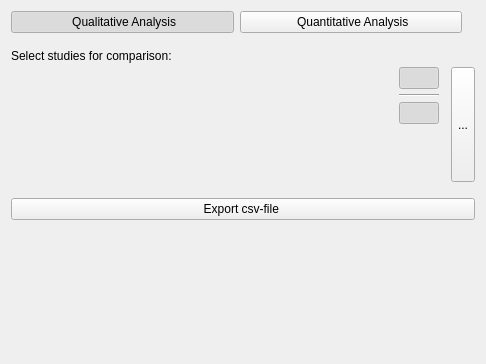
<?xml version="1.0" encoding="UTF-8"?>
<ui version="4.0">
 <class>qSlicerLongitudinalPETCTAnalysisSettingsWidget</class>
 <widget class="QWidget" name="qSlicerLongitudinalPETCTAnalysisSettingsWidget">
  <property name="geometry">
   <rect>
    <x>0</x>
    <y>0</y>
    <width>486</width>
    <height>364</height>
   </rect>
  </property>
  <property name="windowTitle">
   <string>Form</string>
  </property>
  <layout class="QVBoxLayout" name="verticalLayout">
   <property name="spacing">
    <number>16</number>
   </property>
   <item>
    <layout class="QHBoxLayout" name="horizontalLayout" stretch="1,1,0">
     <property name="spacing">
      <number>6</number>
     </property>
     <item>
      <widget class="QPushButton" name="ButtonQualitativeAnalysis">
       <property name="sizePolicy">
        <sizepolicy hsizetype="Expanding" vsizetype="Fixed">
         <horstretch>0</horstretch>
         <verstretch>0</verstretch>
        </sizepolicy>
       </property>
       <property name="toolTip">
        <string>Click here for Qualitative Analysis</string>
       </property>
       <property name="text">
        <string> Qualitative Analysis</string>
       </property>
       <property name="icon">
        <iconset resource="../qSlicerLongitudinalPETCTModule.qrc">
         <normaloff>:/Icons/qual_icon.png</normaloff>:/Icons/qual_icon.png</iconset>
       </property>
       <property name="iconSize">
        <size>
         <width>24</width>
         <height>24</height>
        </size>
       </property>
       <property name="checkable">
        <bool>true</bool>
       </property>
       <property name="checked">
        <bool>true</bool>
       </property>
       <property name="flat">
        <bool>false</bool>
       </property>
       <attribute name="buttonGroup">
        <string notr="true">ButtonGroupAnalysisType</string>
       </attribute>
      </widget>
     </item>
     <item>
      <widget class="QPushButton" name="ButtonQuantitativeAnalysis">
       <property name="sizePolicy">
        <sizepolicy hsizetype="Expanding" vsizetype="Fixed">
         <horstretch>0</horstretch>
         <verstretch>0</verstretch>
        </sizepolicy>
       </property>
       <property name="toolTip">
        <string>Click here for Quantitative Analysis</string>
       </property>
       <property name="text">
        <string> Quantitative Analysis</string>
       </property>
       <property name="icon">
        <iconset resource="../qSlicerLongitudinalPETCTModule.qrc">
         <normaloff>:/Icons/LongPETCT.png</normaloff>:/Icons/LongPETCT.png</iconset>
       </property>
       <property name="iconSize">
        <size>
         <width>24</width>
         <height>24</height>
        </size>
       </property>
       <property name="checkable">
        <bool>true</bool>
       </property>
       <property name="flat">
        <bool>false</bool>
       </property>
       <attribute name="buttonGroup">
        <string notr="true">ButtonGroupAnalysisType</string>
       </attribute>
      </widget>
     </item>
     <item>
      <widget class="QLabel" name="LabelInfo">
       <property name="styleSheet">
        <string notr="true">QLabel QToolTip {background-color: #858585; color: #FFF;}</string>
       </property>
       <property name="text">
        <string/>
       </property>
       <property name="pixmap">
        <pixmap resource="../qSlicerLongitudinalPETCTModule.qrc">:/Icons/help.png</pixmap>
       </property>
       <property name="alignment">
        <set>Qt::AlignRight|Qt::AlignTop|Qt::AlignTrailing</set>
       </property>
      </widget>
     </item>
    </layout>
   </item>
   <item>
    <layout class="QGridLayout" name="gridLayout" columnstretch="1,0,0">
     <property name="horizontalSpacing">
      <number>12</number>
     </property>
     <property name="verticalSpacing">
      <number>4</number>
     </property>
     <item row="1" column="0" rowspan="2">
      <widget class="qSlicerLongitudinalPETCTStudySelectionTableWidget" name="TableStudyAnalysisSelection" native="true">
       <property name="sizePolicy">
        <sizepolicy hsizetype="Expanding" vsizetype="Preferred">
         <horstretch>0</horstretch>
         <verstretch>0</verstretch>
        </sizepolicy>
       </property>
      </widget>
     </item>
     <item row="1" column="2" rowspan="2">
      <widget class="ctkExpandButton" name="ExpandButton">
       <property name="sizePolicy">
        <sizepolicy hsizetype="Preferred" vsizetype="Expanding">
         <horstretch>0</horstretch>
         <verstretch>0</verstretch>
        </sizepolicy>
       </property>
       <property name="text">
        <string>...</string>
       </property>
      </widget>
     </item>
     <item row="0" column="0">
      <widget class="QLabel" name="label">
       <property name="text">
        <string>Select studies for comparison:</string>
       </property>
       <property name="alignment">
        <set>Qt::AlignBottom|Qt::AlignLeading|Qt::AlignLeft</set>
       </property>
      </widget>
     </item>
     <item row="1" column="1">
      <widget class="QWidget" name="WidgetButtonsPanel" native="true">
       <layout class="QVBoxLayout" name="verticalLayout_3">
        <property name="spacing">
         <number>5</number>
        </property>
        <property name="margin">
         <number>0</number>
        </property>
        <item>
         <widget class="QPushButton" name="ButtonVolumeRendering">
          <property name="text">
           <string/>
          </property>
          <property name="icon">
           <iconset resource="../qSlicerLongitudinalPETCTModule.qrc">
            <normaloff>:/Icons/VolumeRendering.png</normaloff>:/Icons/VolumeRendering.png</iconset>
          </property>
          <property name="iconSize">
           <size>
            <width>19</width>
            <height>19</height>
           </size>
          </property>
          <property name="checkable">
           <bool>true</bool>
          </property>
          <property name="checked">
           <bool>true</bool>
          </property>
          <property name="flat">
           <bool>true</bool>
          </property>
         </widget>
        </item>
        <item>
         <widget class="Line" name="line">
          <property name="orientation">
           <enum>Qt::Horizontal</enum>
          </property>
         </widget>
        </item>
        <item>
         <widget class="QPushButton" name="ButtonSpinView">
          <property name="text">
           <string/>
          </property>
          <property name="icon">
           <iconset resource="../qSlicerLongitudinalPETCTModule.qrc">
            <normaloff>:/Icons/ViewSpin.png</normaloff>:/Icons/ViewSpin.png</iconset>
          </property>
          <property name="iconSize">
           <size>
            <width>18</width>
            <height>19</height>
           </size>
          </property>
          <property name="checkable">
           <bool>true</bool>
          </property>
          <property name="checked">
           <bool>true</bool>
          </property>
          <property name="flat">
           <bool>true</bool>
          </property>
         </widget>
        </item>
       </layout>
      </widget>
     </item>
     <item row="2" column="1">
      <spacer name="verticalSpacer_2">
       <property name="orientation">
        <enum>Qt::Vertical</enum>
       </property>
       <property name="sizeHint" stdset="0">
        <size>
         <width>20</width>
         <height>40</height>
        </size>
       </property>
      </spacer>
     </item>
    </layout>
   </item>
   <item>
    <widget class="QPushButton" name="ButtonExportCSV">
     <property name="text">
      <string>Export csv-file </string>
     </property>
    </widget>
   </item>
   <item>
    <spacer name="verticalSpacer">
     <property name="orientation">
      <enum>Qt::Vertical</enum>
     </property>
     <property name="sizeHint" stdset="0">
      <size>
       <width>20</width>
       <height>40</height>
      </size>
     </property>
    </spacer>
   </item>
  </layout>
 </widget>
 <customwidgets>
  <customwidget>
   <class>ctkExpandButton</class>
   <extends>QToolButton</extends>
   <header>ctkExpandButton.h</header>
  </customwidget>
  <customwidget>
   <class>qSlicerLongitudinalPETCTStudySelectionTableWidget</class>
   <extends>QWidget</extends>
   <header>qSlicerLongitudinalPETCTStudySelectionTableWidget.h</header>
   <container>1</container>
  </customwidget>
 </customwidgets>
 <resources>
  <include location="../qSlicerLongitudinalPETCTModule.qrc"/>
 </resources>
 <connections>
  <connection>
   <sender>ExpandButton</sender>
   <signal>toggled(bool)</signal>
   <receiver>WidgetButtonsPanel</receiver>
   <slot>setVisible(bool)</slot>
   <hints>
    <hint type="sourcelabel">
     <x>498</x>
     <y>179</y>
    </hint>
    <hint type="destinationlabel">
     <x>443</x>
     <y>184</y>
    </hint>
   </hints>
  </connection>
 </connections>
 <buttongroups>
  <buttongroup name="ButtonGroupAnalysisType"/>
 </buttongroups>
</ui>
